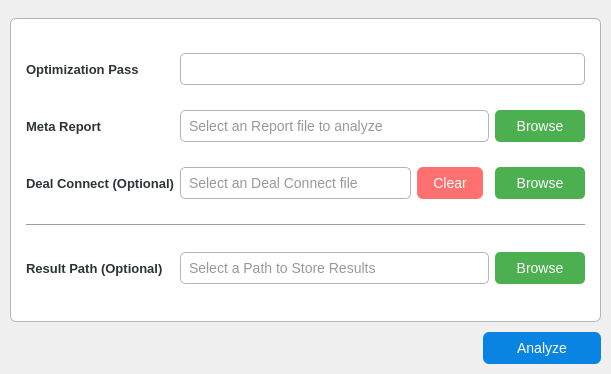
<?xml version="1.0" encoding="UTF-8"?>
<ui version="4.0">
 <class>MainWindow</class>
 <widget class="QMainWindow" name="MainWindow">
  <property name="windowModality">
   <enum>Qt::WindowModality::NonModal</enum>
  </property>
  <property name="geometry">
   <rect>
    <x>0</x>
    <y>0</y>
    <width>611</width>
    <height>374</height>
   </rect>
  </property>
  <property name="minimumSize">
   <size>
    <width>600</width>
    <height>300</height>
   </size>
  </property>
  <property name="maximumSize">
   <size>
    <width>16777215</width>
    <height>16777215</height>
   </size>
  </property>
  <property name="windowTitle">
   <string>MQL5 Trade Analyzer</string>
  </property>
  <property name="styleSheet">
   <string notr="true">/* Main Window */
QMainWindow {
	background-color: #f0f0f0;
}


/* Label */
QLabel {
	font-size: 13px;
    font-weight: 600;
    font-family: &quot;Segoe UI&quot;, Arial, sans-serif;
    color: #2d3436;
}


/* Group Box */
QGroupBox {
    font-size: 14px;
    font-weight: 800;
    font-family: &quot;Segoe UI&quot;, Arial, sans-serif;
    color: #2d3436;
    border: 1px solid #b0b5b8;
    border-radius: 6px;
    background-color: #ffffff;
    margin-top: 18px;
    padding: 6px;
}
QGroupBox::title {
    subcontrol-origin: margin;
    subcontrol-position: top left;
    padding: 5px 8px;
    color: #2d3436;
    left: 10px;
    top: 4px;
}


/* Push Button */
QPushButton {
    background-color: #4CAF50;
    color: #ffffff;
    border: none;
    font-size: 14px;
    font-family: &quot;Segoe UI&quot;, Arial, sans-serif;
    border-radius: 5px;
    padding: 8px 16px;
}

QPushButton:hover {
	background-color: #45a049;
}

QPushButton:pressed {
	background-color: #429746;
}

QPushButton:focus {
    border: 1px solid #54be59;
}


/* Line Edit */
QLineEdit {
	padding: 6px;
    font-size: 14px;
    font-family: &quot;Segoe UI&quot;, Arial, sans-serif;
    border: 1px solid #b0b5b8;
    border-radius: 5px;
    background-color: #ffffff;
    color: #2d3436;
}

QLineEdit:focus {
    border: 1px solid #54be59;
    background-color: #f8fbff;
}


/* Combo Box */
QComboBox {
    border: 1px solid #b0b5b8;
    border-radius: 5px;
    background-color: #ffffff;
    font-size: 14px;
    font-family: &quot;Segoe UI&quot;, Arial, sans-serif;
    color: #2d3436;
    padding: 6px;
}

QComboBox:hover {
    background-color: #f1f3f5;
}

QComboBox:focus {
    border: 1px solid #54be59;
}

QComboBox::drop-down {
    width: 24px;
    border: none;
    background: transparent;
}

QComboBox::down-arrow {
    width: 12px;
    height: 12px;
    /* Optional: Add custom arrow icon in resource file */
    /* image: url(:/icons/down_arrow.png); */
}

QComboBox QAbstractItemView {
    border: 1px solid #b0b5b8;
    border-radius: 5px;
    background-color: #ffffff;
    selection-background-color: #45a049;
    selection-color: #ffffff;
    color: #2d3436;
}

QComboBox QAbstractItemView::item {
    padding: 10px;
    min-height: 28px;
}

QComboBox QAbstractItemView::item:hover {
    background-color: #f1f3f5;
    color: #2d3436;
}


/* Progress Bar */
QProgressBar {
	border: 1px solid #ccc;
    border-radius: 4px;
    text-align: center;
    font-size: 14px;
    margin-top: 5px;
}

QProgressBar::chunk {
	background-color: #4CAF50;
    width: 10px;
}


/* Text Edit */
QTextEdit {
    font-size: 14px;
    font-family: &quot;Segoe UI&quot;, Arial, sans-serif;
    border: 1px solid #b0b5b8;
    border-radius: 5px;
    background-color: #ffffff;
    color: #2d3436;
    padding: 6px;
    line-height: 1.5;
}

QTextEdit:hover {
    background-color: #f1f3f5;
}

QTextEdit:focus {
    border: 1px solid #0984e3;
    background-color: #f8fbff;
}


/* Check Box */
QCheckBox {
    font-size: 14px;
    font-family: &quot;Segoe UI&quot;, Arial, sans-serif;
    color: #2d3436;
    spacing: 8px;
padding-left: 20px;
}

QCheckBox::indicator {
    width: 18px;
    height: 18px;
    border: 1px solid #b0b5b8;
    border-radius: 4px;
    background-color: #ffffff;
}

QCheckBox::indicator:unchecked:hover {
    background-color: #f1f3f5;
}

QCheckBox::indicator:checked {
    background-color: #0984e3;
    border: 1px solid #0984e3;
    image: url(:/icons/checkmark.png); /* Optional: Add custom checkmark icon */
}

QCheckBox::indicator:checked:hover {
    background-color: #0871c4;
}

QCheckBox:focus {
    border: none;
    outline: none;
}</string>
  </property>
  <property name="toolButtonStyle">
   <enum>Qt::ToolButtonStyle::ToolButtonIconOnly</enum>
  </property>
  <property name="dockNestingEnabled">
   <bool>false</bool>
  </property>
  <widget class="QWidget" name="centralwidget">
   <property name="minimumSize">
    <size>
     <width>0</width>
     <height>0</height>
    </size>
   </property>
   <property name="maximumSize">
    <size>
     <width>16777215</width>
     <height>16777215</height>
    </size>
   </property>
   <layout class="QHBoxLayout" name="horizontalLayout" stretch="3">
    <property name="spacing">
     <number>0</number>
    </property>
    <property name="leftMargin">
     <number>0</number>
    </property>
    <property name="topMargin">
     <number>0</number>
    </property>
    <property name="rightMargin">
     <number>0</number>
    </property>
    <property name="bottomMargin">
     <number>0</number>
    </property>
    <item>
     <widget class="QStackedWidget" name="stackedWidget">
      <property name="currentIndex">
       <number>0</number>
      </property>
      <widget class="QWidget" name="page">
       <layout class="QVBoxLayout" name="verticalLayout" stretch="5,0,1">
        <property name="spacing">
         <number>0</number>
        </property>
        <property name="leftMargin">
         <number>10</number>
        </property>
        <property name="topMargin">
         <number>0</number>
        </property>
        <property name="rightMargin">
         <number>10</number>
        </property>
        <property name="bottomMargin">
         <number>10</number>
        </property>
        <item>
         <widget class="QGroupBox" name="groupBox">
          <property name="title">
           <string/>
          </property>
          <layout class="QGridLayout" name="gridLayout" rowstretch="0,0,0,0,0">
           <item row="4" column="3" colspan="3">
            <widget class="QLineEdit" name="lineEdit_4">
             <property name="focusPolicy">
              <enum>Qt::FocusPolicy::NoFocus</enum>
             </property>
             <property name="readOnly">
              <bool>true</bool>
             </property>
             <property name="placeholderText">
              <string>Select a Path to Store Results</string>
             </property>
            </widget>
           </item>
           <item row="2" column="2">
            <widget class="QLabel" name="label_3">
             <property name="text">
              <string>Deal Connect (Optional)</string>
             </property>
            </widget>
           </item>
           <item row="2" column="4">
            <widget class="QPushButton" name="pushButton_8">
             <property name="styleSheet">
              <string notr="true">QPushButton {
    background-color: #ff7070;
    color: #ffffff;
    border: none;
    font-size: 14px;
    font-family: &quot;Segoe UI&quot;, Arial, sans-serif;
    border-radius: 6px;
}

QPushButton:hover {
    background-color: #c40808;
}

QPushButton:pressed {
    background-color: #9f0606;
}

QPushButton:focus {
    border: 1px solid #ff7474;
}</string>
             </property>
             <property name="text">
              <string>Clear</string>
             </property>
            </widget>
           </item>
           <item row="4" column="2">
            <widget class="QLabel" name="label_5">
             <property name="text">
              <string>Result Path (Optional)</string>
             </property>
            </widget>
           </item>
           <item row="2" column="6">
            <widget class="QPushButton" name="pushButton_3">
             <property name="focusPolicy">
              <enum>Qt::FocusPolicy::NoFocus</enum>
             </property>
             <property name="text">
              <string>Browse</string>
             </property>
            </widget>
           </item>
           <item row="3" column="2" colspan="5">
            <widget class="Line" name="line">
             <property name="orientation">
              <enum>Qt::Orientation::Horizontal</enum>
             </property>
            </widget>
           </item>
           <item row="1" column="2">
            <widget class="QLabel" name="label">
             <property name="text">
              <string>Meta Report</string>
             </property>
            </widget>
           </item>
           <item row="1" column="3" colspan="3">
            <widget class="QLineEdit" name="lineEdit">
             <property name="enabled">
              <bool>true</bool>
             </property>
             <property name="focusPolicy">
              <enum>Qt::FocusPolicy::NoFocus</enum>
             </property>
             <property name="inputMask">
              <string/>
             </property>
             <property name="text">
              <string/>
             </property>
             <property name="readOnly">
              <bool>true</bool>
             </property>
             <property name="placeholderText">
              <string>Select an Report file to analyze</string>
             </property>
             <property name="clearButtonEnabled">
              <bool>false</bool>
             </property>
            </widget>
           </item>
           <item row="1" column="6">
            <widget class="QPushButton" name="pushButton_2">
             <property name="sizePolicy">
              <sizepolicy hsizetype="Fixed" vsizetype="Fixed">
               <horstretch>0</horstretch>
               <verstretch>0</verstretch>
              </sizepolicy>
             </property>
             <property name="minimumSize">
              <size>
               <width>90</width>
               <height>0</height>
              </size>
             </property>
             <property name="maximumSize">
              <size>
               <width>90</width>
               <height>16777215</height>
              </size>
             </property>
             <property name="focusPolicy">
              <enum>Qt::FocusPolicy::NoFocus</enum>
             </property>
             <property name="text">
              <string>Browse</string>
             </property>
            </widget>
           </item>
           <item row="2" column="3">
            <widget class="QLineEdit" name="lineEdit_2">
             <property name="enabled">
              <bool>true</bool>
             </property>
             <property name="focusPolicy">
              <enum>Qt::FocusPolicy::NoFocus</enum>
             </property>
             <property name="readOnly">
              <bool>true</bool>
             </property>
             <property name="placeholderText">
              <string>Select an Deal Connect file</string>
             </property>
            </widget>
           </item>
           <item row="4" column="6">
            <widget class="QPushButton" name="pushButton_7">
             <property name="focusPolicy">
              <enum>Qt::FocusPolicy::NoFocus</enum>
             </property>
             <property name="text">
              <string>Browse</string>
             </property>
            </widget>
           </item>
           <item row="0" column="2">
            <widget class="QLabel" name="label_4">
             <property name="text">
              <string>Optimization Pass</string>
             </property>
            </widget>
           </item>
           <item row="0" column="3" colspan="4">
            <widget class="QLineEdit" name="lineEdit_5">
             <property name="focusPolicy">
              <enum>Qt::FocusPolicy::StrongFocus</enum>
             </property>
            </widget>
           </item>
          </layout>
         </widget>
        </item>
        <item>
         <spacer name="verticalSpacer">
          <property name="orientation">
           <enum>Qt::Orientation::Vertical</enum>
          </property>
          <property name="sizeType">
           <enum>QSizePolicy::Policy::Fixed</enum>
          </property>
          <property name="sizeHint" stdset="0">
           <size>
            <width>20</width>
            <height>10</height>
           </size>
          </property>
         </spacer>
        </item>
        <item>
         <layout class="QHBoxLayout" name="horizontalLayout_2" stretch="8,2">
          <item>
           <spacer name="horizontalSpacer">
            <property name="orientation">
             <enum>Qt::Orientation::Horizontal</enum>
            </property>
            <property name="sizeType">
             <enum>QSizePolicy::Policy::Expanding</enum>
            </property>
            <property name="sizeHint" stdset="0">
             <size>
              <width>10</width>
              <height>20</height>
             </size>
            </property>
           </spacer>
          </item>
          <item>
           <widget class="QPushButton" name="pushButton">
            <property name="focusPolicy">
             <enum>Qt::FocusPolicy::TabFocus</enum>
            </property>
            <property name="styleSheet">
             <string notr="true">QPushButton {
    background-color: #0984e3;
    color: #ffffff;
    border: none;
    font-size: 14px;
    font-family: &quot;Segoe UI&quot;, Arial, sans-serif;
    border-radius: 6px;
    padding: 8px 16px;
}

QPushButton:hover {
    background-color: #0871c4;
}

QPushButton:pressed {
    background-color: #065a9f;
}

QPushButton:focus {
    border: 1px solid #74b9ff;
}</string>
            </property>
            <property name="text">
             <string>Analyze</string>
            </property>
           </widget>
          </item>
         </layout>
        </item>
       </layout>
      </widget>
      <widget class="QWidget" name="page_2">
       <layout class="QVBoxLayout" name="verticalLayout_2" stretch="10,0,1,0">
        <property name="spacing">
         <number>6</number>
        </property>
        <property name="leftMargin">
         <number>10</number>
        </property>
        <property name="topMargin">
         <number>10</number>
        </property>
        <property name="rightMargin">
         <number>10</number>
        </property>
        <property name="bottomMargin">
         <number>10</number>
        </property>
        <item>
         <widget class="QTextEdit" name="textEdit">
          <property name="frameShadow">
           <enum>QFrame::Shadow::Sunken</enum>
          </property>
          <property name="sizeAdjustPolicy">
           <enum>QAbstractScrollArea::SizeAdjustPolicy::AdjustToContents</enum>
          </property>
          <property name="tabChangesFocus">
           <bool>false</bool>
          </property>
          <property name="undoRedoEnabled">
           <bool>false</bool>
          </property>
          <property name="readOnly">
           <bool>true</bool>
          </property>
          <property name="markdown">
           <string/>
          </property>
          <property name="html">
           <string>&lt;!DOCTYPE HTML PUBLIC &quot;-//W3C//DTD HTML 4.0//EN&quot; &quot;http://www.w3.org/TR/REC-html40/strict.dtd&quot;&gt;
&lt;html&gt;&lt;head&gt;&lt;meta name=&quot;qrichtext&quot; content=&quot;1&quot; /&gt;&lt;meta charset=&quot;utf-8&quot; /&gt;&lt;style type=&quot;text/css&quot;&gt;
p, li { white-space: pre-wrap; }
hr { height: 1px; border-width: 0; }
li.unchecked::marker { content: &quot;\2610&quot;; }
li.checked::marker { content: &quot;\2612&quot;; }
&lt;/style&gt;&lt;/head&gt;&lt;body style=&quot; font-family:'Segoe UI','Arial','sans-serif'; font-size:14px; font-weight:400; font-style:normal;&quot;&gt;
&lt;p style=&quot;-qt-paragraph-type:empty; margin-top:0px; margin-bottom:0px; margin-left:0px; margin-right:0px; -qt-block-indent:0; text-indent:0px;&quot;&gt;&lt;br /&gt;&lt;/p&gt;&lt;/body&gt;&lt;/html&gt;</string>
          </property>
          <property name="acceptRichText">
           <bool>false</bool>
          </property>
         </widget>
        </item>
        <item>
         <widget class="QProgressBar" name="progressBar_2">
          <property name="maximum">
           <number>100</number>
          </property>
          <property name="value">
           <number>4</number>
          </property>
          <property name="invertedAppearance">
           <bool>false</bool>
          </property>
          <property name="format">
           <string>Read M5 Trades %p%</string>
          </property>
         </widget>
        </item>
        <item>
         <widget class="QProgressBar" name="progressBar">
          <property name="styleSheet">
           <string notr="true">QProgressBar::chunk {
	background-color: #55aaff;
}
</string>
          </property>
          <property name="maximum">
           <number>100</number>
          </property>
          <property name="value">
           <number>20</number>
          </property>
          <property name="textVisible">
           <bool>true</bool>
          </property>
          <property name="invertedAppearance">
           <bool>false</bool>
          </property>
          <property name="textDirection">
           <enum>QProgressBar::Direction::BottomToTop</enum>
          </property>
          <property name="format">
           <string>Main Progress %p%</string>
          </property>
         </widget>
        </item>
        <item>
         <widget class="QFrame" name="frame">
          <property name="frameShape">
           <enum>QFrame::Shape::StyledPanel</enum>
          </property>
          <property name="frameShadow">
           <enum>QFrame::Shadow::Raised</enum>
          </property>
          <layout class="QHBoxLayout" name="horizontalLayout_3">
           <property name="spacing">
            <number>10</number>
           </property>
           <property name="leftMargin">
            <number>0</number>
           </property>
           <property name="topMargin">
            <number>0</number>
           </property>
           <property name="rightMargin">
            <number>0</number>
           </property>
           <property name="bottomMargin">
            <number>0</number>
           </property>
           <item>
            <spacer name="horizontalSpacer_2">
             <property name="orientation">
              <enum>Qt::Orientation::Horizontal</enum>
             </property>
             <property name="sizeHint" stdset="0">
              <size>
               <width>40</width>
               <height>20</height>
              </size>
             </property>
            </spacer>
           </item>
           <item>
            <widget class="QPushButton" name="pushButton_6">
             <property name="text">
              <string>Back</string>
             </property>
            </widget>
           </item>
           <item>
            <widget class="QPushButton" name="pushButton_5">
             <property name="styleSheet">
              <string notr="true">QPushButton {
	background-color: #2196F3;
	font: 700;
    color: white;
}

QPushButton:hover {
	background-color: #1976D2;
}

</string>
             </property>
             <property name="text">
              <string>Open Results</string>
             </property>
            </widget>
           </item>
          </layout>
         </widget>
        </item>
       </layout>
      </widget>
     </widget>
    </item>
   </layout>
  </widget>
 </widget>
 <resources/>
 <connections>
  <connection>
   <sender>pushButton_8</sender>
   <signal>clicked()</signal>
   <receiver>lineEdit_2</receiver>
   <slot>clear()</slot>
   <hints>
    <hint type="sourcelabel">
     <x>540</x>
     <y>216</y>
    </hint>
    <hint type="destinationlabel">
     <x>339</x>
     <y>216</y>
    </hint>
   </hints>
  </connection>
 </connections>
</ui>
